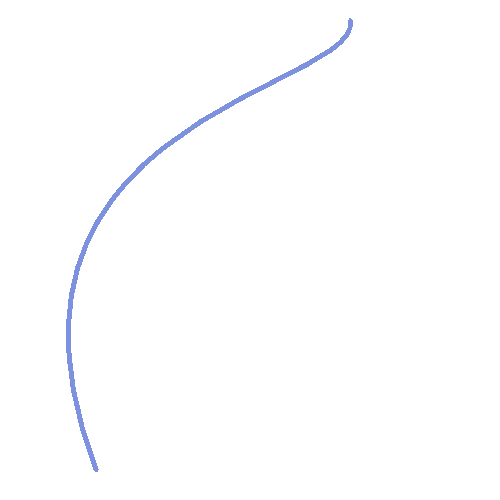
Frame 1 (no input)
Frame 60 (the mouse pressed at the canvas centre just before this capture): identical to frame 1, image omitted
Frame 120 (the mouse held since frame 60 and released just before this capture): identical to frame 1, image omitted

The Processing sketch that drew this single still picture (run headless with seeded random() and noise(); from frame 60 on, the mouse is pressed at the canvas centre):

// Processing sketch: ellipse_090324
// ── ellipse_090324.pde
void setup(){
  size(500, 500);
  noSmooth();
  //ellipseMode(CENTER);
}


void draw(){
  background(255); //background under draw so tweak mode doesn't tweak out
  noFill();
  strokeWeight(5);
  stroke(#7D91DE);
  curve(20, 50, 350, 20, 96, 470, 1164, 2164);
  
  //strokeWeight(15);
  // fill(#0C3AEA);
  //ellipse(250, 250, 262, 247);
  
}
